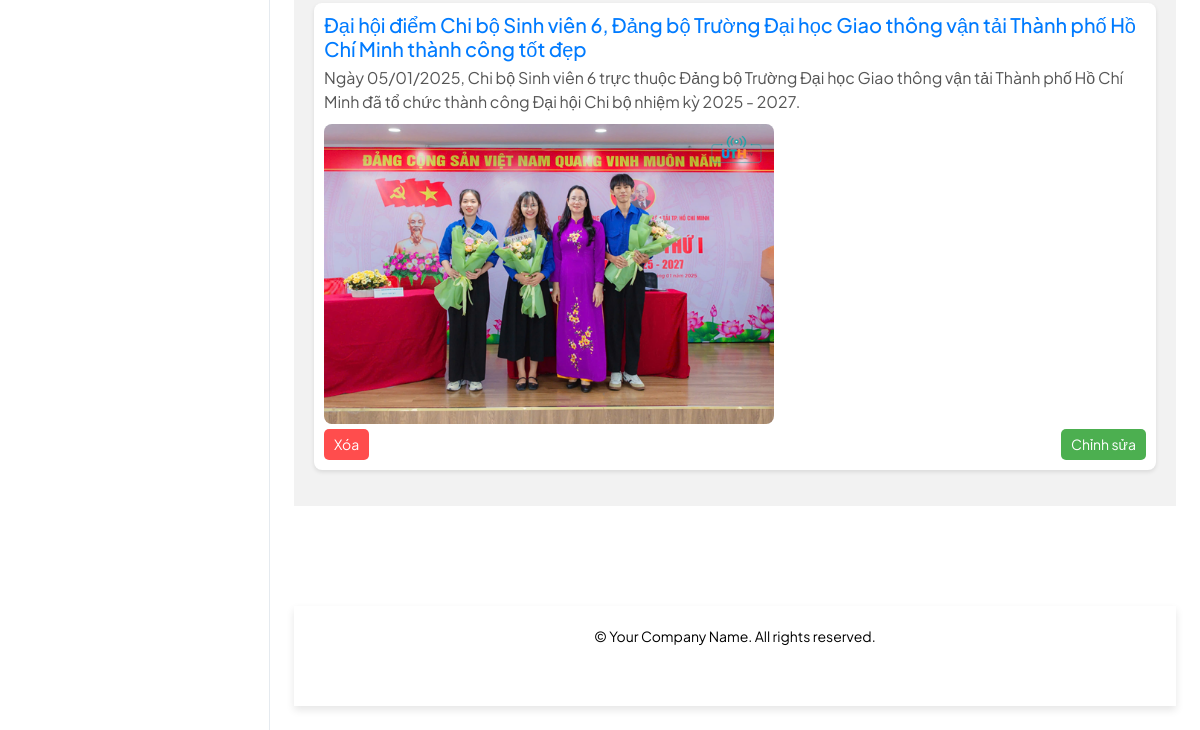
The page /news-list/ (signed in, lower part) on the database as committed earlier.
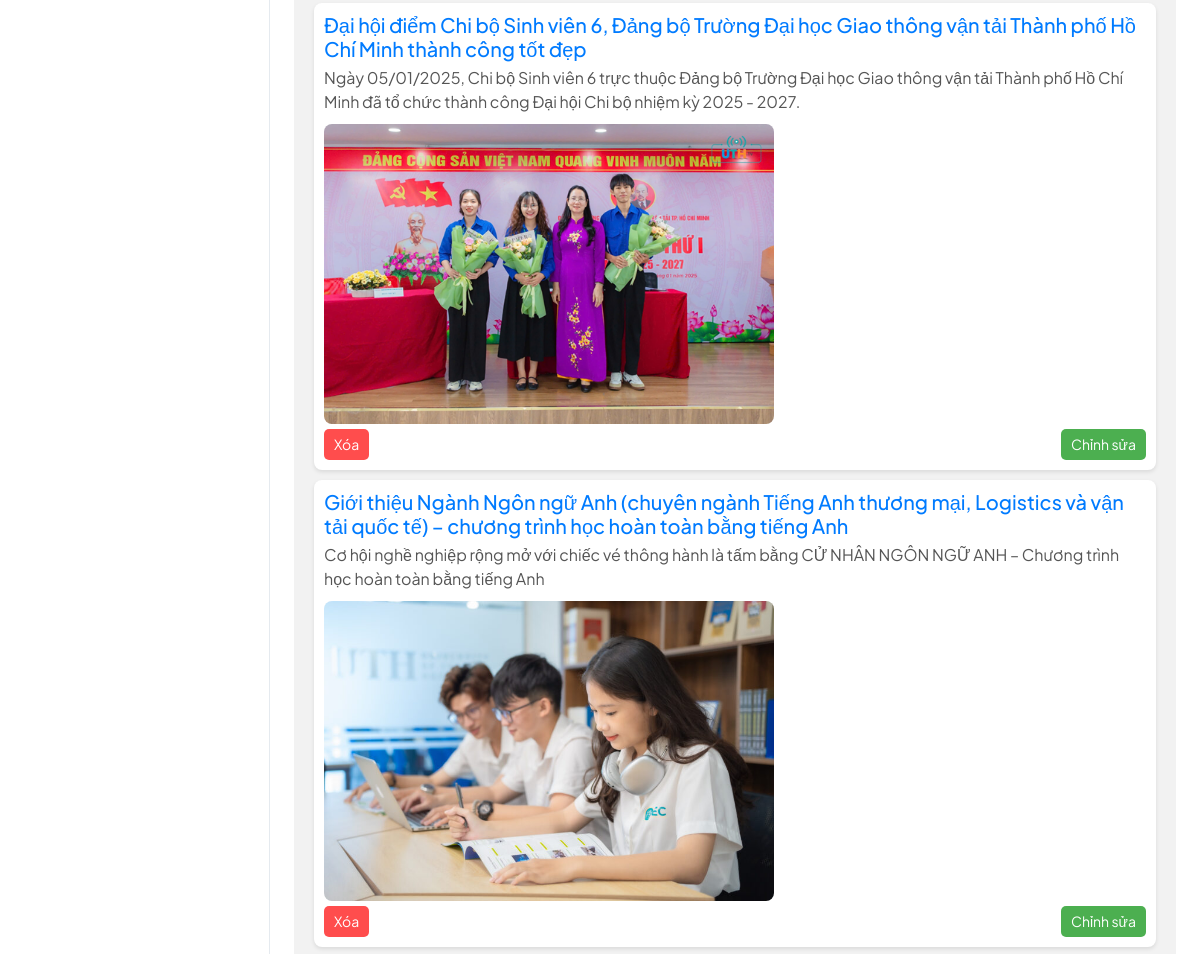
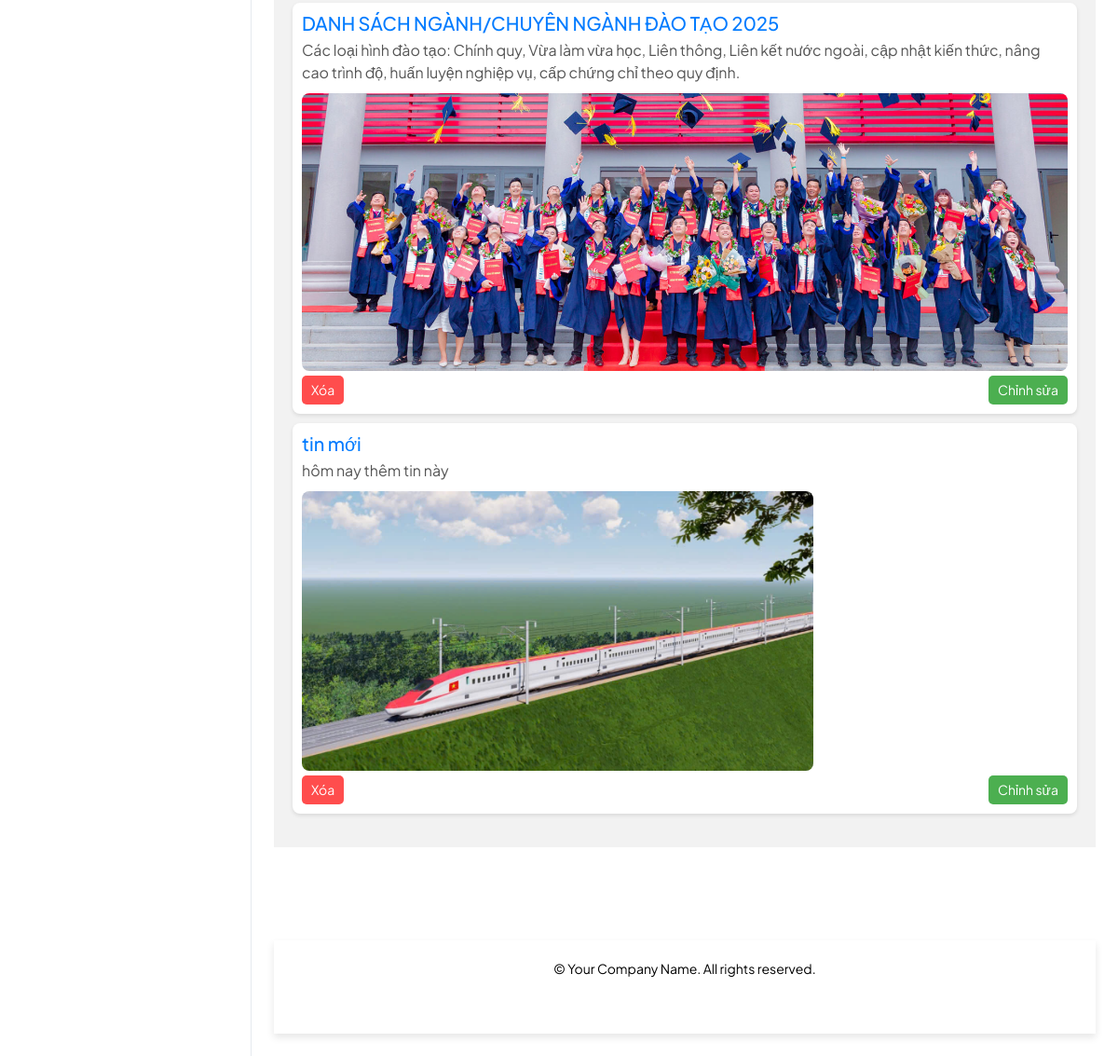
The same page on the database as committed later (2 pictures, top to bottom).
### app/models.py (models this page shows, shortened)
class WebPage(models.Model):
    CATEGORY_CHOICES = [
        ('tin-tuc-su-kien', 'Tin Tức'),
        ('tuyen-sinh', 'Tuyển Sinh'),
        ('other', 'Khác'),
    ]
    site = models.ForeignKey(Site, on_delete=models.CASCADE)
    name = models.CharField(max_length=200)
    category = models.CharField(max_length=50, choices=CATEGORY_CHOICES, default='other')
    slug = models.SlugField(unique=True, blank=True)
    image = models.ImageField(upload_to='app/images/tintuc/', blank=True, null=True)
    content = models.TextField(null=True, blank=True)
    video_url = models.URLField(null=True, blank=True)
    image2 = models.ImageField(upload_to='app/images/tintuc/', blank=True, null=True)  # Thêm trường image2
    created_at = models.DateTimeField(default=timezone.now)

### app/views.py (the view)
# urls.py: path('news-list/', views.news_list, name='news_list'),
@login_required
def news_list(request):
    news = WebPage.objects.all()
    return render(request, 'app/tintuc/news_list.html', {'news': news})

### app/templates/app/tintuc/news_list.html (shortened to what this page needs)
{% extends "app/home_dashboard.html" %} {% block content %}
<div class="container_t">
  <ul class="news-list_t">
    {% for item in news %}
    <li class="news-item_t">
      <h2 class="news-title_t">{{ item.name }}</h2>
      <p class="news-content_t">{{ item.content }}</p>
      {% if item.image %}
      <img
        class="news-image_t"
        src="{{ item.image.url }}"
        alt="{{ item.name }}"
      />
      {% endif %}
      <div class="button-container_t">
        <form
          action="{% url 'delete_news' item.id %}"
          method="post"
          style="display: inline"
        >
          <button type="submit" class="delete-button_t">Xóa</button>
        </form>
        <a href="{% url 'edit_news' item.id %}" class="edit-button_t"
          >Chỉnh sửa</a
        >
      </div>
    </li>
    {% endfor %}
  </ul>
</div>
{% endblock %}

Rows that differ between the two databases and show on the page:
added WebPage: name "Giới thiệu Ngành Ngôn ngữ Anh (chuyên ngành Tiếng Anh thương mại, Logistics và vận tải quốc tế) – chương trình học hoàn toàn bằng tiếng Anh", content "Cơ hội nghề nghiệp rộng mở với chiếc vé thông hành là tấm bằng CỬ NHÂN NGÔN NGỮ ANH – Chương trình học hoàn toàn bằng tiếng Anh", image (picture)
added WebPage: name "DANH SÁCH NGÀNH/CHUYÊN NGÀNH ĐÀO TẠO 2025", content "Các loại hình đào tạo: Chính quy, Vừa làm vừa học, Liên thông, Liên kết nước ngoài, cập nhật kiến thức, nâng cao trình độ, huấn luyện nghiệp vụ, cấp chứng chỉ theo quy định.", image (picture)
added WebPage: name "tin mới", content "hôm nay thêm tin này", image (picture)
